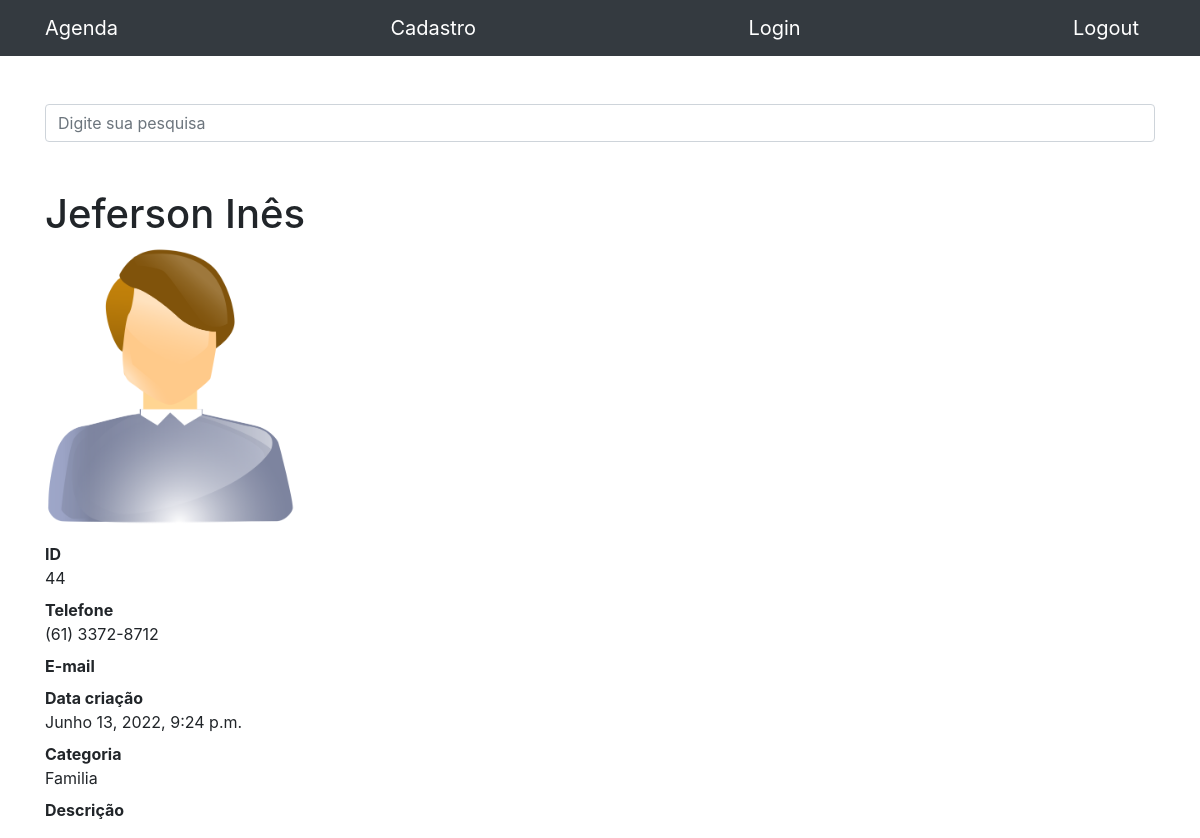
/44, run on the app's committed database.
### contatos/models.py (models this page shows, shortened)
class Contato(models.Model):
    nome = models.CharField(max_length=100)
    sobre_nome = models.CharField(max_length=100, blank=True)
    telefone = models.CharField(max_length=100)
    email = models.CharField(max_length=100, blank=True)
    data_criacao = models.DateTimeField(default=timezone.now)
    descricao = models.TextField(blank=True)
    categoria = models.ForeignKey(Categoria, on_delete=models.DO_NOTHING)
    mostrar = models.BooleanField(default=True)
    foto = models.ImageField(blank=True, upload_to='fotos/%Y/%m/')

class Categoria(models.Model):
    nome = models.CharField(max_length=100)
    def __str__(self):
        return self.nome

### contatos/views.py (the view)
# urls.py: path('<int:contato_id>', views.show, name='show'),
def show(request, contato_id):
    contato = get_object_or_404(Contato, id=contato_id)
    if not contato.mostrar:
        raise Http404()
    return render(request, 'contatos/show.html', {
        'contato': contato
    })

### contatos/templates/contatos/show.html (shortened to what this page needs)
{% extends 'base.html' %}
{% block conteudo %}
<h1 class="mt-5">{{contato.nome}} {{contato.sobre_nome}}</h1>
{% if contato.foto %}
    <p>
        <img src="{{ contato.foto.url }}" style="max-width:250px; height:auto;">
    </p>
{% endif %}
<dl>
    <dt>ID</dt>
    <dd>{{ contato.id }}</dd>
    <dt>Telefone</dt>
    <dd>{{ contato.telefone }}</dd>
    <dt>E-mail</dt>
    <dt>Data criação</dt>
    <dd>{{ contato.data_criacao }}</dd>
    <dt>Categoria</dt>
    <dd>{{ contato.categoria }}</dd>
    <dt>Descrição</dt>
</dl>
{% endblock %}

### data on the page
Contato: nome "Jeferson", sobre_nome "Inês", foto (picture), id "44", telefone "(61) 3372-8712", data_criacao "Junho 13, 2022, 9:24 p.m.", categoria "Familia"
